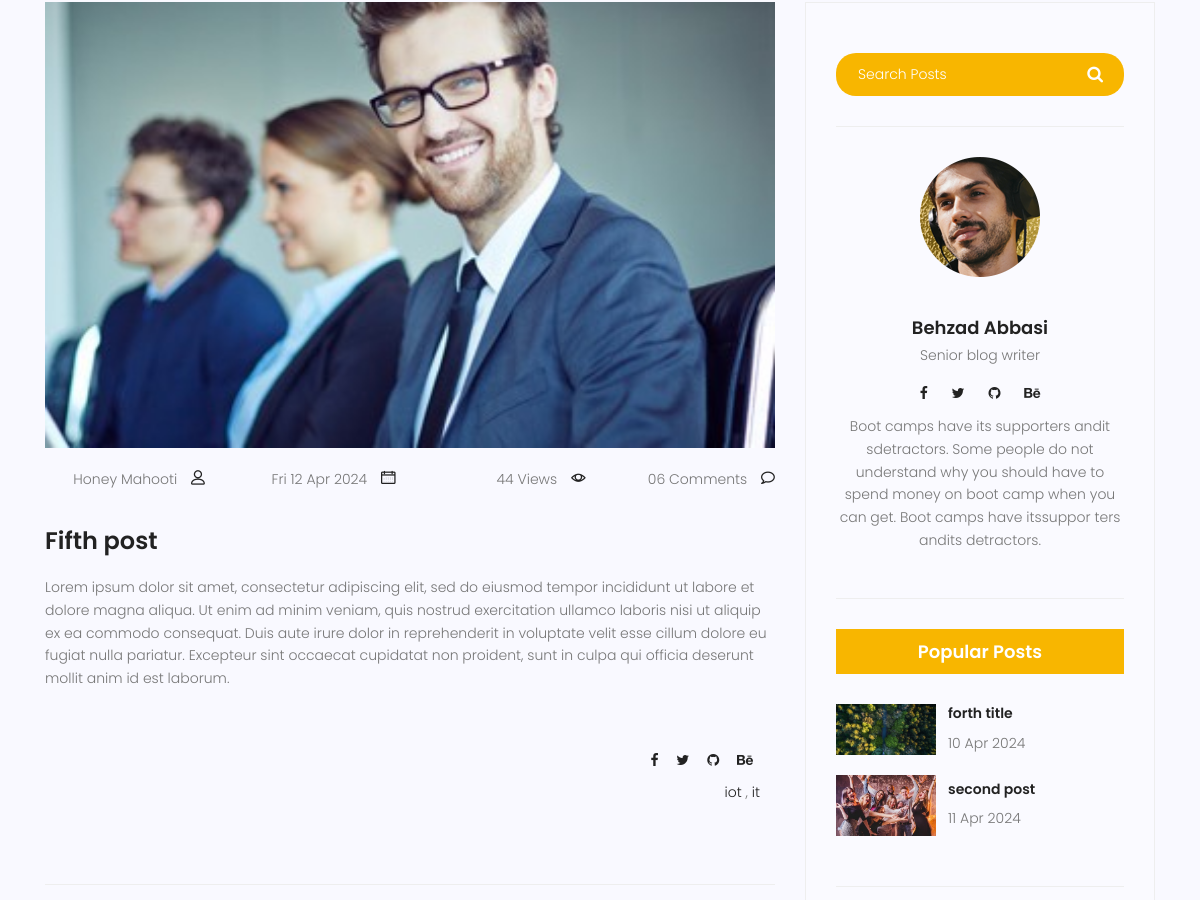
/blog/5 (middle part), run on an earlier commit of the app's database.
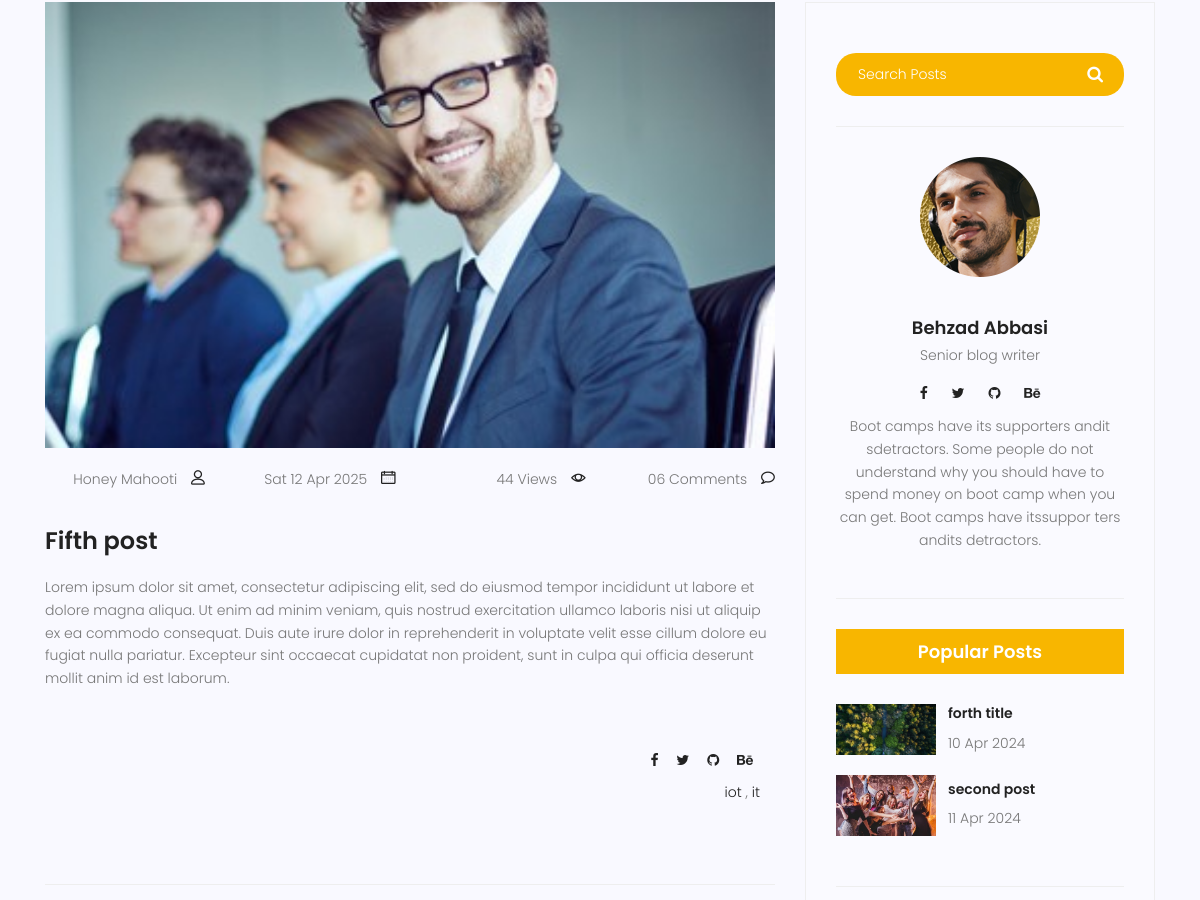
And on a later commit of the database.
### blog/models.py (models this page shows, shortened)
class Post(models.Model):
    image = models.ImageField(upload_to='blog/', default='blog/default.jpg')
    author = models.ForeignKey(User, on_delete=models.SET_NULL, null=True)
    title = models.CharField(max_length=255)
    content = models.TextField()
    category= models.ManyToManyField(Category)
    counted_view=models.IntegerField(default=0) #(default = 0)
    status=models.BooleanField(default=False)
    published_date = models.DateTimeField(null=True)
    created_date = models.DateTimeField(auto_now_add=True)
    updated_date = models.DateTimeField(auto_now=True)
    class Meta:
        ordering=['-created_date']
        verbose_name='پست'
        verbose_name_plural='پست ها'

### blog/views.py (the view)
# urls.py: path('<int:pid>', blog_single,name='single'),
def blog_single(request, pid):
    current_time = timezone.now()
    post = get_object_or_404(Post,pk=pid, status =1 ,published_date__lte=current_time)
    post.counted_view += 1
    post.save()
    next_post = Post.objects.filter(status =1 ,published_date__lte=current_time, id__gt=pid).order_by('pk').first()
    previous_post = Post.objects.filter(status =1 ,published_date__lte=current_time, id__lt=pid).order_by('pk').last()
    context = {
        'post': post,
        'next_post': next_post,
        'previous_post': previous_post
        }
    return render (request, 'blog/blog-single.html', context)

### blog/templatetags/blog_tags.py (called while the page is built)
@register.inclusion_tag('blog/blog-popular-posts.html')
def latestposts(arg=3):
    posts= Post.objects.filter(status =1).order_by('published_date')[:arg]
    return {'posts':posts}

### templates/blog/blog-single.html (shortened to what this page needs)
{% extends 'base.html' %}
{% load static %}
{% load blog_tags %}
{% block content %}
<section class="post-content-area single-post-area">
	<div class="container">
		<div class="row">
			<div class="col-lg-8 posts-list">
				<div class="single-post row">
					<div class="col-lg-12">
						<div class="feature-img">
							<img class="img-fluid" src="{{post.image.url}}" alt="">
						</div>
					</div>
					<div class="col-lg-12 meta-details">
						<div class="user-details row">
							<p class="user-name col-lg-3 col-sm-6"><a href="#">{{post.author.get_full_name}}</a> <span
									class="lnr lnr-user"></span></p>
							<p class="date col-lg-3 col-sm-6"><a href="#">{{post.published_date| date:"D d M Y"}}</a>
								<span class="lnr lnr-calendar-full"></span>
							</p>
							<p class="view col-lg-3 col-sm-6"><a href="#">{{post.counted_view}} Views</a> <span
									class="lnr lnr-eye"></span></p>
							<p class="comments col-lg-3 col-sm-6"><a href="#">06 Comments</a> <span
									class="lnr lnr-bubble"></span></p>
						</div>
					</div>
					<div class="col-lg-12 col-md-12">
						<h3 class="mt-20 mb-20">{{post.title}}</h3>
						<p>
							{{post.content}}
						</p>
						<br>
						<div class="col-lg-12 meta-details">
							<div clas="first-row">
								<ul class="social-links">
									<li><a href="#"><i class="fa fa-facebook"></i></a></li>
									<li><a href="#"><i class="fa fa-twitter"></i></a></li>
									<li><a href="#"><i class="fa fa-github"></i></a></li>
									<li><a href="#"><i class="fa fa-behance"></i></a></li>
								</ul>
								<ul class="tags">
									{% for cat in post.category.all%}
										<li><a href="#"> {{cat.name}} </a> {% if not forloop.last %},{%endif%}</li>
									{% endfor %}
								</ul>
							</div>
						</div>
					</div>
				</div>
				<div class="navigation-area">
				</div>
			</div>
			<div class="col-lg-4 sidebar-widgets">
				<div class="widget-wrap">
					<div class="single-sidebar-widget search-widget">
						<form class="search-form" action="#">
							<input placeholder="Search Posts" name="search" type="text" onfocus="this.placeholder = ''"
								onblur="this.placeholder = 'Search Posts'">
							<button type="submit"><i class="fa fa-search"></i></button>
						</form>
					</div>
					{% include 'blog/blog-writer.html' %}
					{% latestposts 2 %}
				</div>
			</div>
		</div>
	</div>
</section>
{% endblock %}

What changed in the data, as far as the page shows it:
changed Post "Fifth post": published_date "Fri 12 Apr 2024" → "Sat 12 Apr 2025"
